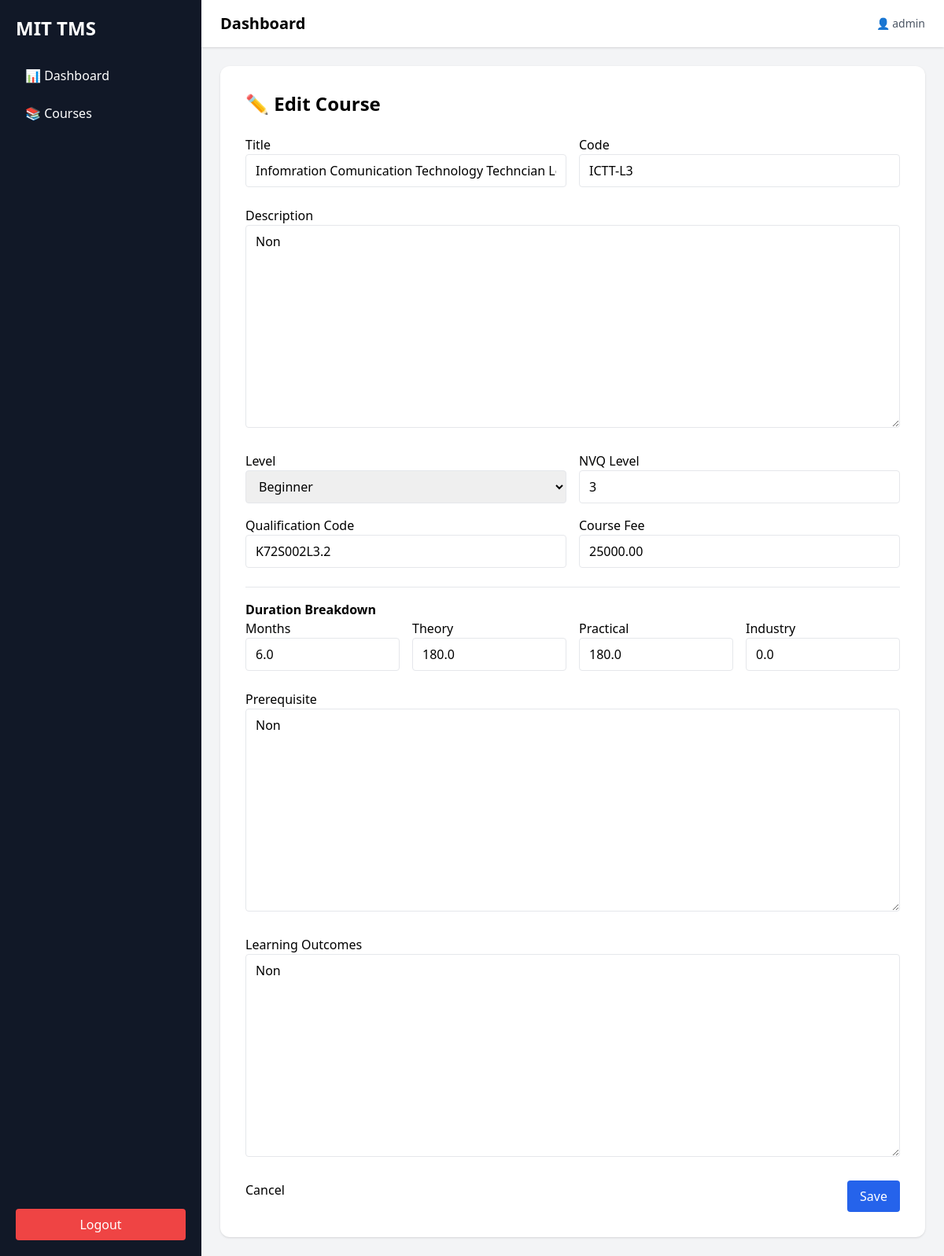
Before: /app/courses/1/edit/ (signed in) with the older database file.
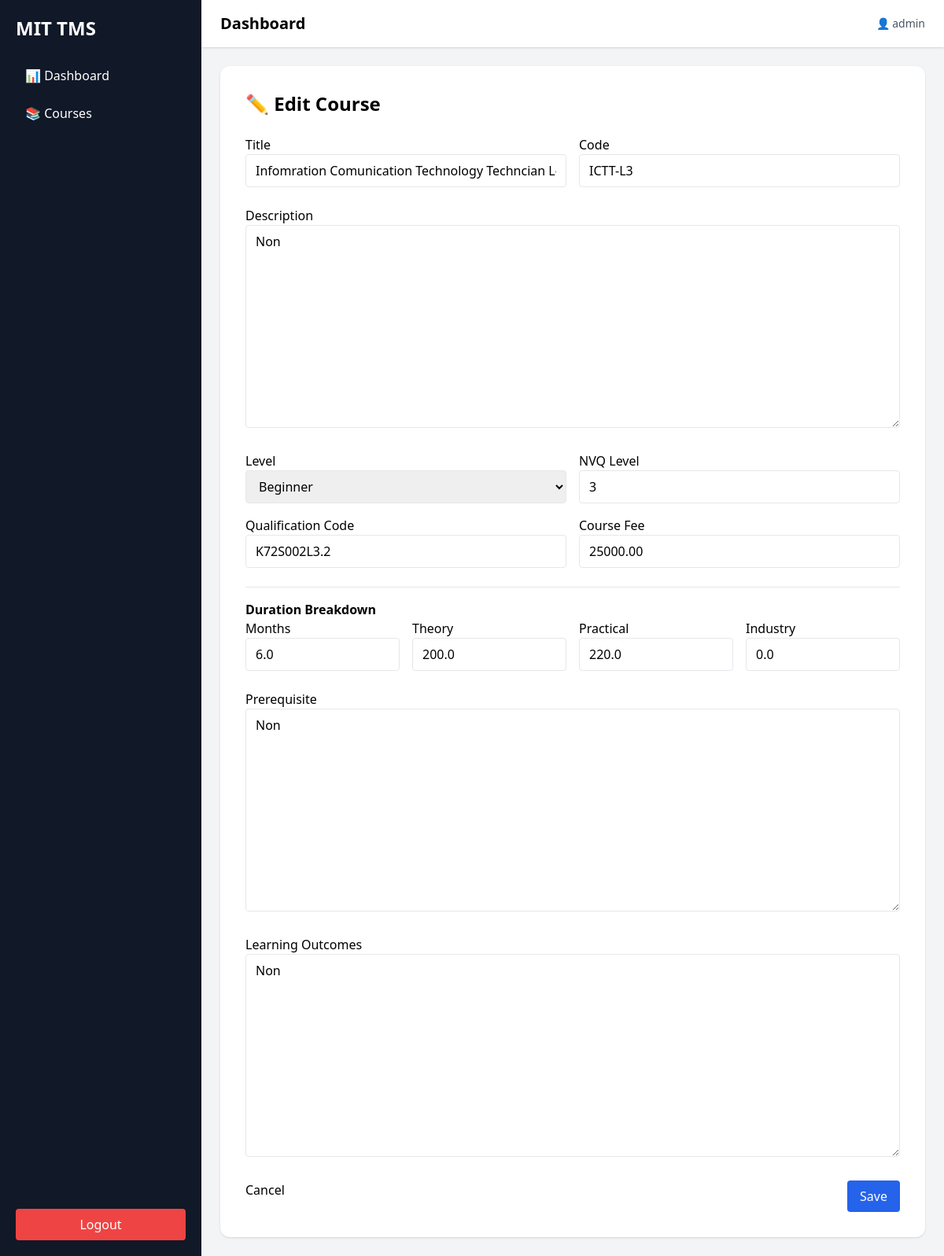
After: the same page with the newer database file.
### apps/courses/models.py (models this page shows, shortened)
class Course(models.Model):
    LEVEL_CHOICES = [
        ('BEGINNER', 'Beginner'),
        ('INTERMEDIATE', 'Intermediate'),
        ('ADVANCED', 'Advanced'),
    ]
    title = models.CharField(max_length=255)
    code = models.CharField(max_length=20, unique=True)
    description = models.TextField()
    duration_months = models.FloatField(default=0)
    theory_hours = models.FloatField(default=0)
    practical_hours = models.FloatField(default=0)
    industry_training_hours = models.FloatField(default=0)
    course_fee = models.DecimalField(
        max_digits=10,
        decimal_places=2,
        null=True,
        blank=True
    )
    level = models.CharField(max_length=20, choices=LEVEL_CHOICES)
    nvq_level = models.IntegerField(null=True, blank=True)
    qualification_code = models.CharField(max_length=50, blank=True)
    prerequisite = models.TextField(blank=True)
    learning_outcomes = models.TextField(blank=True)
    created_at = models.DateTimeField(auto_now_add=True)
    updated_at = models.DateTimeField(auto_now=True)

### apps/courses/views.py (the view, shortened to what this page needs)
# urls.py: path('<int:pk>/edit/', CourseUpdateView.as_view(), name='course_update'),
class CourseUpdateView(LoginRequiredMixin, UpdateView):
    model = Course
    form_class = CourseForm
    template_name = "courses/course_form.html"
    success_url = reverse_lazy('course_list')

### templates/courses/course_form.html (shortened to what this page needs)
{% extends 'base.html' %}
{% block content %}
<div class="max-w-4xl mx-auto bg-white p-8 rounded-xl shadow space-y-6">
    <h2 class="text-2xl font-bold">
        {% if object %}✏️ Edit Course{% else %}➕ Add Course{% endif %}
    </h2>
    <form method="post" class="space-y-6">
        <div class="grid grid-cols-2 gap-4">
            <div>
                <label>Title</label>
                {{ form.title }}
            </div>
            <div>
                <label>Code</label>
                {{ form.code }}
            </div>
        </div>
        <div>
            <label>Description</label>
            {{ form.description }}
        </div>
        <div class="grid grid-cols-2 gap-4">
            <div>
                <label>Level</label>
                {{ form.level }}
            </div>
            <div>
                <label>NVQ Level</label>
                {{ form.nvq_level }}
            </div>
            <div>
                <label>Qualification Code</label>
                {{ form.qualification_code }}
            </div>
            <div>
                <label>Course Fee</label>
                {{ form.course_fee }}
            </div>
        </div>
        <div class="border-t pt-4">
            <h3 class="font-semibold">Duration Breakdown</h3>
            <div class="grid grid-cols-4 gap-4">
                <div>
                    <label>Months</label>
                    {{ form.duration_months }}
                </div>
                <div>
                    <label>Theory</label>
                    {{ form.theory_hours }}
                </div>
                <div>
                    <label>Practical</label>
                    {{ form.practical_hours }}
                </div>
                <div>
                    <label>Industry</label>
                    {{ form.industry_training_hours }}
                </div>
            </div>
        </div>
        <div>
            <label>Prerequisite</label>
            {{ form.prerequisite }}
        </div>
        <div>
            <label>Learning Outcomes</label>
            {{ form.learning_outcomes }}
        </div>
        <div class="flex justify-between">
            <a href="{% url 'course_list' %}">Cancel</a>
            <button type="submit"
                class="bg-blue-600 text-white px-4 py-2 rounded">
                Save
            </button>
        </div>
    </form>
</div>
{% endblock %}

Changed rows visible on the page:
changed Course "Infomration Comunication Technology Techncian Level 3": theory_hours "180.0" → "200.0"; practical_hours "180.0" → "220.0"
